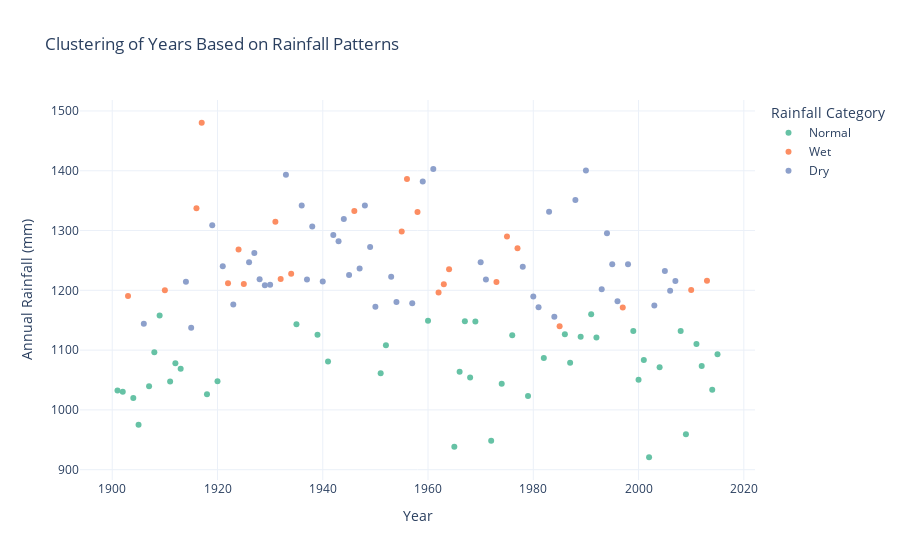

Here is the notebook cell this chart was saved with:
### Markdown cell above
Grouping Years Based on Rainfall Patterns

### Code cell
#The clusters reveal that most years fall into the Normal category, while Wet years (above-normal rainfall) are sporadically distributed throughout the timeline, with a concentration in the early and mid-20th 
#century. Dry years (below-normal rainfall) are more frequent in the latter half of the timeline, which indicates a potential shift in rainfall patterns over time. This clustering emphasizes the variability 
#and potential long-term changes in India’s rainfall dynamics.

from sklearn.cluster import KMeans
from sklearn.preprocessing import StandardScaler

# prepare data for clustering
rainfall_features = rainfall_data[['Jan-Feb', 'Mar-May', 'Jun-Sep', 'Oct-Dec', 'ANNUAL']]
scaler = StandardScaler()
scaled_features = scaler.fit_transform(rainfall_features)

# perform k-means clustering
kmeans = KMeans(n_clusters=3, random_state=42)
rainfall_data['Rainfall_Cluster'] = kmeans.fit_predict(scaled_features)

# map cluster labels to categories (e.g., Dry, Normal, Wet)
cluster_labels = {0: 'Dry', 1: 'Normal', 2: 'Wet'}
rainfall_data['Rainfall_Category'] = rainfall_data['Rainfall_Cluster'].map(cluster_labels)

fig = px.scatter(
    rainfall_data,
    x='YEAR',
    y='ANNUAL',
    color='Rainfall_Category',
    title='Clustering of Years Based on Rainfall Patterns',
    labels={'YEAR': 'Year', 'ANNUAL': 'Annual Rainfall (mm)', 'Rainfall_Category': 'Rainfall Category'},
    color_discrete_sequence=px.colors.qualitative.Set2,
    hover_data={'Rainfall_Cluster': True, 'Rainfall_Category': True}
)

fig.update_layout(
    template='plotly_white',
    legend_title='Rainfall Category',
    height=500
)

fig.show()

### Figure 1 — Plotly figure (JSON) as saved in the notebook; plotly's stock layout.template omitted (floating-point values rounded to 4 significant figures)
{"data": [{"customdata": [[1, "Normal"], [1, "Normal"], [1, "Normal"], [1, "Normal"], [1, "Normal"], [1, "Normal"], [1, "Normal"], [1, "Normal"], [1, "Normal"], [1, "Normal"], [1, "Normal"], [1, "Normal"], [1, "Normal"], [1, "Normal"], [1, "Normal"], [1, "Normal"], [1, "Normal"], [1, "Normal"], [1, "Normal"], [1, "Normal"], [1, "Normal"], [1, "Normal"], [1, "Normal"], [1, "Normal"], [1, "Normal"], [1, "Normal"], [1, "Normal"], [1, "Normal"], [1, "Normal"], [1, "Normal"], [1, "Normal"], [1, "Normal"], [1, "Normal"], [1, "Normal"], [1, "Normal"], [1, "Normal"], [1, "Normal"], [1, "Normal"], [1, "Normal"], [1, "Normal"], [1, "Normal"], [1, "Normal"], [1, "Normal"], [1, "Normal"]], "hovertemplate": "Rainfall Category=%{customdata[1]}<br>Year=%{x}<br>Annual Rainfall (mm)=%{y}<br>Rainfall_Cluster=%{customdata[0]}<extra></extra>", "legendgroup": "Normal", "marker": {"color": "rgb(102,194,165)", "symbol": "circle"}, "mode": "markers", "name": "Normal", "orientation": "v", "showlegend": true, "type": "scatter", "x": [1901, 1902, 1904, 1905, 1907, 1908, 1909, 1911, 1912, 1913, 1918, 1920, 1935, 1939, 1941, 1951, 1952, 1960, 1965, 1966, 1967, 1968, 1969, 1972, 1974, 1976, 1979, 1982, 1986, 1987, 1989, 1991, 1992, 1999, 2000, 2001, 2002, 2004, 2008, 2009, 2011, 2012, 2014, 2015], "xaxis": "x", "y": [1032.0, 1030.0, 1020.0, 975.3, 1040.0, 1097.0, 1158.0, 1048.0, 1078.0, 1069.0, 1026.0, 1048.0, 1143.0, 1126.0, 1081.0, 1061.0, 1108.0, 1149, 938.4, 1064, 1148.0, 1054.0, 1148.0, 948.5, 1044.0, 1125.0, 1023.0, 1087.0, 1127.0, 1079.0, 1122.0, 1160.0, 1121.0, 1132, 1050.0, 1083.0, 920.8, 1071.0, 1132.0, 959.3, 1110.0, 1074.0, 1034.0, 1093.0], "yaxis": "y"}, {"customdata": [[2, "Wet"], [2, "Wet"], [2, "Wet"], [2, "Wet"], [2, "Wet"], [2, "Wet"], [2, "Wet"], [2, "Wet"], [2, "Wet"], [2, "Wet"], [2, "Wet"], [2, "Wet"], [2, "Wet"], [2, "Wet"], [2, "Wet"], [2, "Wet"], [2, "Wet"], [2, "Wet"], [2, "Wet"], [2, "Wet"], [2, "Wet"], [2, "Wet"], [2, "Wet"], [2, "Wet"]], "hovertemplate": "Rainfall Category=%{customdata[1]}<br>Year=%{x}<br>Annual Rainfall (mm)=%{y}<br>Rainfall_Cluster=%{customdata[0]}<extra></extra>", "legendgroup": "Wet", "marker": {"color": "rgb(252,141,98)", "symbol": "circle"}, "mode": "markers", "name": "Wet", "orientation": "v", "showlegend": true, "type": "scatter", "x": [1903, 1910, 1916, 1917, 1922, 1924, 1925, 1931, 1932, 1934, 1946, 1955, 1956, 1958, 1962, 1963, 1964, 1973, 1975, 1977, 1985, 1997, 2010, 2013], "xaxis": "x", "y": [1190.0, 1200.0, 1337.0, 1480.0, 1212.0, 1268.0, 1210.0, 1315.0, 1219.0, 1228.0, 1333.0, 1298.0, 1386.0, 1331, 1196.0, 1210.0, 1235.0, 1214, 1290.0, 1270.0, 1140, 1171.0, 1200.0, 1216.0], "yaxis": "y"}, {"customdata": [[0, "Dry"], [0, "Dry"], [0, "Dry"], [0, "Dry"], [0, "Dry"], [0, "Dry"], [0, "Dry"], [0, "Dry"], [0, "Dry"], [0, "Dry"], [0, "Dry"], [0, "Dry"], [0, "Dry"], [0, "Dry"], [0, "Dry"], [0, "Dry"], [0, "Dry"], [0, "Dry"], [0, "Dry"], [0, "Dry"], [0, "Dry"], [0, "Dry"], [0, "Dry"], [0, "Dry"], [0, "Dry"], [0, "Dry"], [0, "Dry"], [0, "Dry"], [0, "Dry"], [0, "Dry"], [0, "Dry"], [0, "Dry"], [0, "Dry"], [0, "Dry"], [0, "Dry"], [0, "Dry"], [0, "Dry"], [0, "Dry"], [0, "Dry"], [0, "Dry"], [0, "Dry"], [0, "Dry"], [0, "Dry"], [0, "Dry"], [0, "Dry"], [0, "Dry"], [0, "Dry"]], "hovertemplate": "Rainfall Category=%{customdata[1]}<br>Year=%{x}<br>Annual Rainfall (mm)=%{y}<br>Rainfall_Cluster=%{customdata[0]}<extra></extra>", "legendgroup": "Dry", "marker": {"color": "rgb(141,160,203)", "symbol": "circle"}, "mode": "markers", "name": "Dry", "orientation": "v", "showlegend": true, "type": "scatter", "x": [1906, 1914, 1915, 1919, 1921, 1923, 1926, 1927, 1928, 1929, 1930, 1933, 1936, 1937, 1938, 1940, 1942, 1943, 1944, 1945, 1947, 1948, 1949, 1950, 1953, 1954, 1957, 1959, 1961, 1970, 1971, 1978, 1980, 1981, 1983, 1984, 1988, 1990, 1993, 1994, 1995, 1996, 1998, 2003, 2005, 2006, 2007], "xaxis": "x", "y": [1144.0, 1214.0, 1137.0, 1309.0, 1240.0, 1176.0, 1247.0, 1263.0, 1218.0, 1208.0, 1209.0, 1394.0, 1342.0, 1218.0, 1307.0, 1215.0, 1293.0, 1282.0, 1319.0, 1226.0, 1237.0, 1342.0, 1272.0, 1172.0, 1223.0, 1180.0, 1178.0, 1382.0, 1403, 1247, 1218, 1239.0, 1190.0, 1172.0, 1332.0, 1156.0, 1351, 1401.0, 1202.0, 1296.0, 1244.0, 1182.0, 1244.0, 1174.0, 1232.0, 1199.0, 1216.0], "yaxis": "y"}], "layout": {"autosize": true, "legend": {"title": {"text": "Rainfall Category"}, "tracegroupgap": 0}, "title": {"text": "Clustering of Years Based on Rainfall Patterns"}, "xaxis": {"anchor": "y", "autorange": true, "domain": [0, 1], "range": [1894.0, 2022.0], "title": {"text": "Year"}, "type": "linear"}, "yaxis": {"anchor": "x", "autorange": true, "domain": [0, 1], "range": [881.4, 1520.0], "title": {"text": "Annual Rainfall (mm)"}, "type": "linear"}}}
